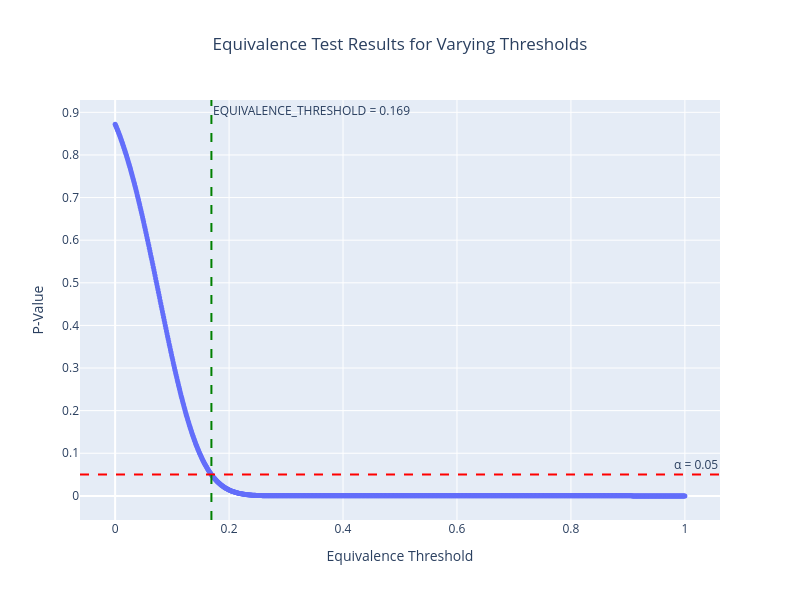

Here is the notebook cell this chart was saved with:
### Code cell
from statsmodels.stats.weightstats import ttost_paired
import numpy as np

EQUIVALENCE_THRESHOLD = 0.169  # 16.9% relative difference threshold
low = 1 - EQUIVALENCE_THRESHOLD
upp = 1 + EQUIVALENCE_THRESHOLD

# Example data - replace with your actual data
X = cohend_d_std["cohen_d_mean"].values
Y = alpha * cohend_d_std["NAVR"].values

"""
test of (non-)equivalence for two dependent, paired sample

TOST: two one-sided t tests

null hypothesis: md < low or md > upp alternative hypothesis: low < md < upp

where md is the mean, expected value of the difference x1 - x2

If the pvalue is smaller than a threshold,say 0.05, 
then we reject the hypothesis that the difference between 
the two samples is larger than the the thresholds given by low and upp.
"""
(p_value, t1_stat, t2_stat) = ttost_paired(X, Y, low=low, upp=upp, transform=np.log)
print("Two One-Sided Tests (TOST) for Equivalence:")
print(f"  p-value: {p_value:.4e}")
print(f"  t1-statistic: {t1_stat}")
print(f"  t2-statistic: {t2_stat}")

if p_value < 0.05:
    print(f"  Result: REJECT H₀ (p = {p_value:.4e} < 0.05)")
    print("  Conclusion: The difference is equivalent within the specified threshold")
    print(f"  {low:.3f} < mean_difference < {upp:.3f} is supported")
else:
    print(f"  Result: FAIL TO REJECT H₀ (p = {p_value:.4e} ≥ 0.05)")
    print("  Conclusion: The difference IS equivalent within the specified threshold")
    print(f"  {low:.3f} < mean_difference < {upp:.3f} is rejected")


x = np.linspace(0, 1, 1000)
results = []
for i in x:
    (p_value, t1_stat, t2_stat) = ttost_paired(
        X, Y, low=1 - i, upp=1 + i, transform=np.log
    )
    results.append((i, p_value, t1_stat, t2_stat))
results = pd.DataFrame(
    results, columns=["equivalence_threshold", "p_value", "t1_stat", "t2_stat"]
)
fig = px.scatter(
    results,
    x="equivalence_threshold",
    y="p_value",
    title="Equivalence Test Results for Varying Thresholds",
    labels={"equivalence_threshold": "Equivalence Threshold", "p_value": "P-Value"},
).update_traces(marker=dict(size=5))
fig.add_hline(y=0.05, line_dash="dash", line_color="red", annotation_text="α = 0.05")
fig.add_vline(
    x=EQUIVALENCE_THRESHOLD,
    line_dash="dash",
    line_color="green",
    annotation_text=f"EQUIVALENCE_THRESHOLD = {EQUIVALENCE_THRESHOLD:.3f}",
)
fig.update_layout(
    xaxis_title="Equivalence Threshold",
    yaxis_title="P-Value",
    title_x=0.5,
    width=800,
    height=600,
)
print_figure(fig, filename=figures_dir / "equivalence_test_results_cortical_area.png")

### Figure 1 — Plotly figure (JSON) as saved in the notebook; plotly's stock layout.template omitted (floating-point values rounded to 4 significant figures; data arrays with more than 128 entries replaced by an {"elided": "..."} marker saying what was removed)
{"data": [{"hovertemplate": "Equivalence Threshold=%{x}<br>P-Value=%{y}<extra></extra>", "legendgroup": "", "marker": {"color": "#636efa", "size": 5, "symbol": "circle"}, "mode": "markers", "name": "", "orientation": "v", "showlegend": false, "type": "scatter", "x": {"elided": "1000 float values"}, "xaxis": "x", "y": {"elided": "1000 float values"}, "yaxis": "y"}], "layout": {"annotations": [{"showarrow": false, "text": "α = 0.05", "x": 1, "xanchor": "right", "xref": "x domain", "y": 0.05, "yanchor": "bottom", "yref": "y"}, {"showarrow": false, "text": "EQUIVALENCE_THRESHOLD = 0.169", "x": 0.169, "xanchor": "left", "xref": "x", "y": 1, "yanchor": "top", "yref": "y domain"}], "height": 600, "legend": {"tracegroupgap": 0}, "shapes": [{"line": {"color": "red", "dash": "dash"}, "type": "line", "x0": 0, "x1": 1, "xref": "x domain", "y0": 0.05, "y1": 0.05, "yref": "y"}, {"line": {"color": "green", "dash": "dash"}, "type": "line", "x0": 0.169, "x1": 0.169, "xref": "x", "y0": 0, "y1": 1, "yref": "y domain"}], "title": {"text": "Equivalence Test Results for Varying Thresholds", "x": 0.5}, "width": 800, "xaxis": {"anchor": "y", "domain": [0, 1], "title": {"text": "Equivalence Threshold"}}, "yaxis": {"anchor": "x", "domain": [0, 1], "title": {"text": "P-Value"}}}}
